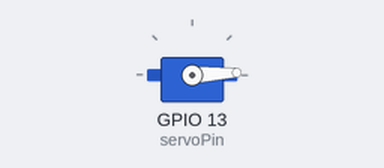
This sketch was run on a simulated ESP32. Parts: servo. What the sketch prints to the serial monitor is not drawn.

Above: at 0.05 s.
At 1.55 s:
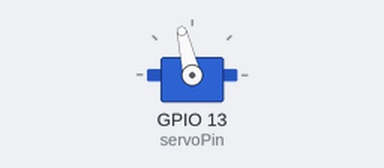
At 3.05 s:
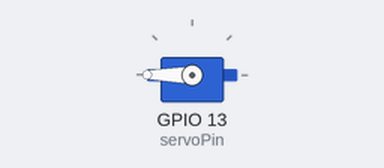
At 6.1 s:
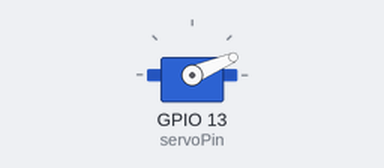
Timing chart, 0 to 9.7 s (numbered marks = the images above):
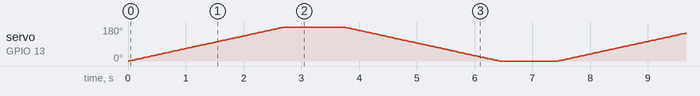

The sketch:

01_SimpleServo.ino
```cpp
#include <ESP32Servo.h>

Servo myServo;

int servoPin = 13;  // Pilih pin PWM-capable (misalnya 18, 19, 21, dst)

void setup() {
  Serial.begin(115200);
  myServo.attach(servoPin);  // Attach servo ke pin
  Serial.println("Servo ");
}

void loop() {
  // Gerak dari 0 ke 180 derajat
  for (int pos = 0; pos <= 180; pos++) {
    myServo.write(pos);
    delay(15);  // delay buat gerakan halus
  }

  delay(1000);

  // Balik dari 180 ke 0 derajat
  for (int pos = 180; pos >= 0; pos--) {
    myServo.write(pos);
    delay(15);
  }

  delay(1000);
}
```
